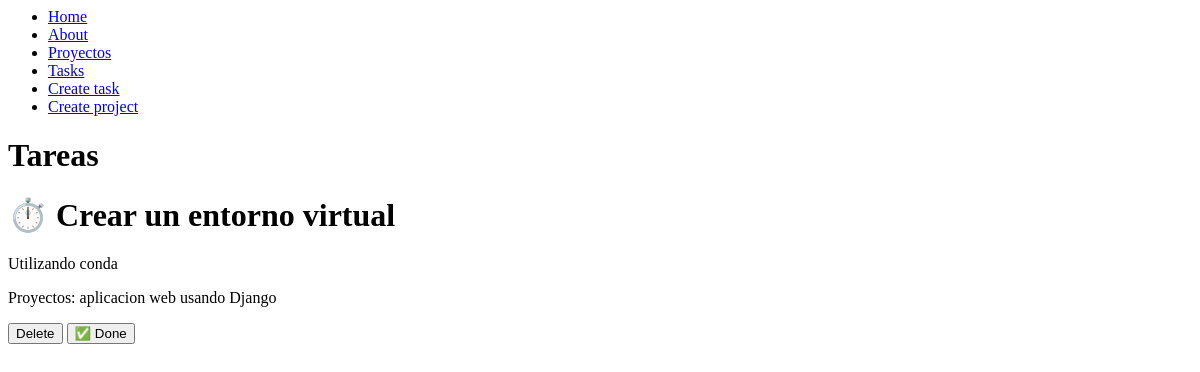
The page /tasks/ on the database as committed earlier.
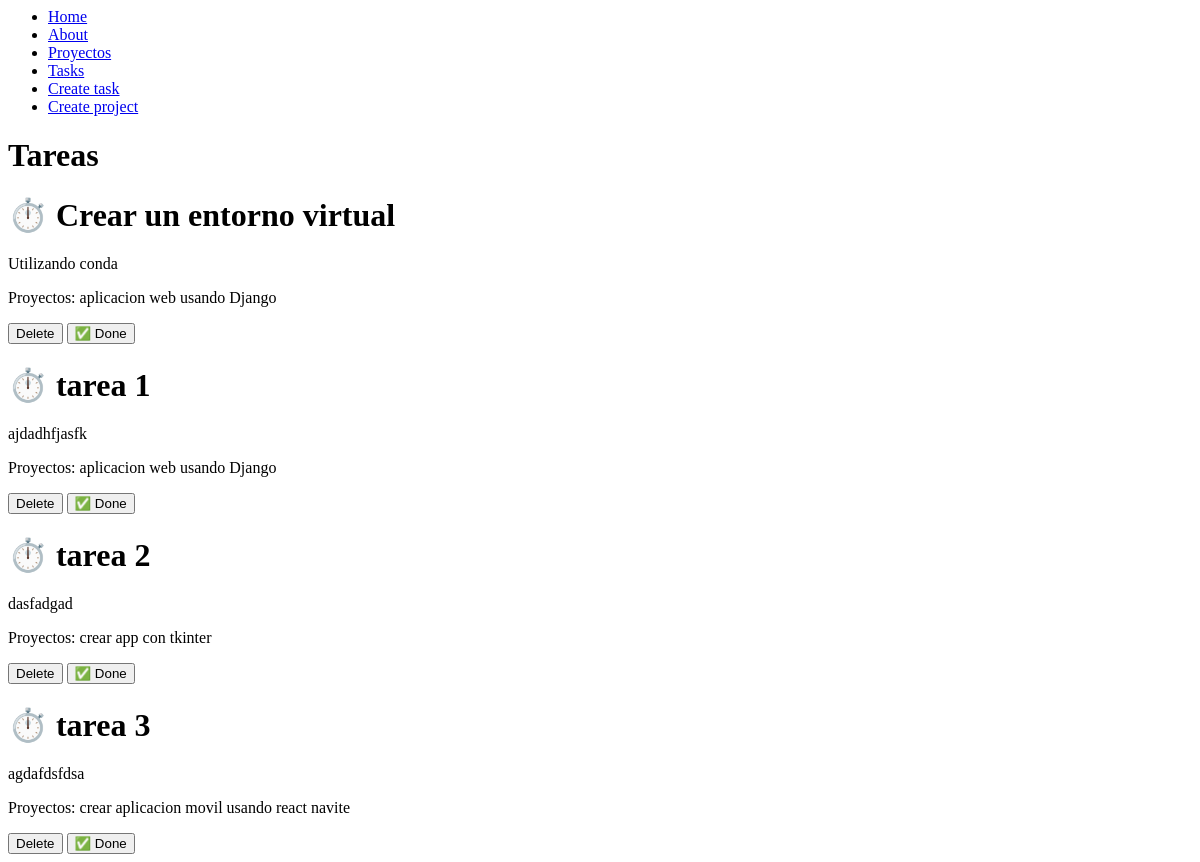
The same page on the database as committed later.
### myapp/models.py (models this page shows, shortened)
class Task(models.Model):
    title = models.CharField(max_length=200)
    description = models.TextField()
    project = models.ForeignKey(Project, on_delete=models.CASCADE)
    done = models.BooleanField(default=False)

class Project(models.Model):
    name = models.CharField(max_length=200)

### myapp/views.py (the view)
# urls.py: path('tasks/', views.tasks, name="tasks"),
def tasks(request):
    tasks = Task.objects.all()
    return render(request, 'tasks/tasks.html', {
        'tasks' : tasks
        })

### myapp/templates/tasks/tasks.html
{% extends 'layouts/base.html' %}
{% block content %}
<h1>Tareas</h1>
{% for task in tasks %}
<div>
    <h1> {% if task.done == False %} ⏱️ {% else %} ✅ {% endif %} {{task.title}} </h1>
    <p>{{task.description}}</p>
    <p>Proyectos: {{task.project.name}}</p>
    <button>
        Delete
    </button>
    <button>
        ✅ Done
    </button>
</div>
{% endfor %}
{% endblock %}

### myapp/templates/layouts/base.html
<nav>
    <ul>
        <li>
            <a href="{% url 'index' %}">Home</a>
        </li>
        <li>
            <a href="{% url 'about' %}">About</a>
        </li>
        <li>
            <a href="{% url 'proyectos' %}">Proyectos</a>
        </li>
        <li>
            <a href="{% url 'tasks' %}">Tasks</a>
        </li>
        <li>
            <a href="{% url 'create_tasks' %}">Create task</a>
        </li>
        <li>
            <a href="{% url 'create_project' %}">Create project</a>
        </li>
    </ul>
</nav>
{% block content %}
{% endblock %}

Rows that differ between the two databases and show on the page:
added Task: title "tarea 1", description "ajdadhfjasfk", project.name "aplicacion web usando Django"
added Task: title "tarea 2", description "dasfadgad", project.name "crear app con tkinter"
added Task: title "tarea 3", description "agdafdsfdsa", project.name "crear aplicacion movil usando react navite"
